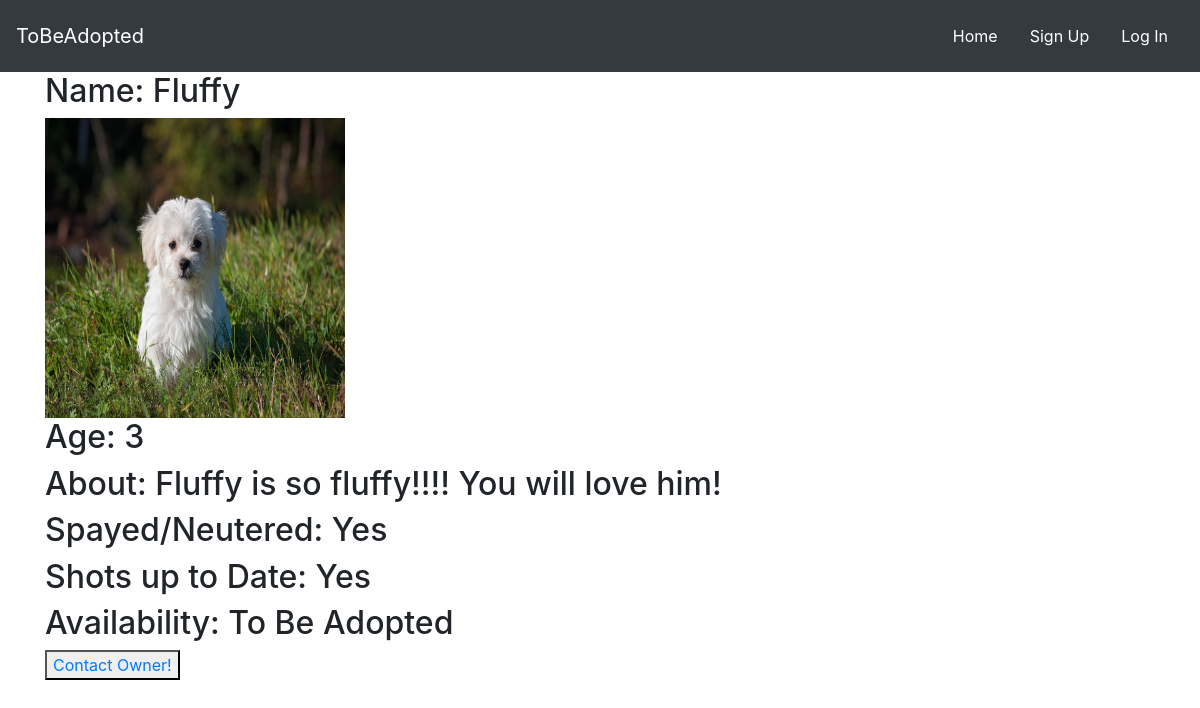
Page /pet/1/ on the earlier database version.
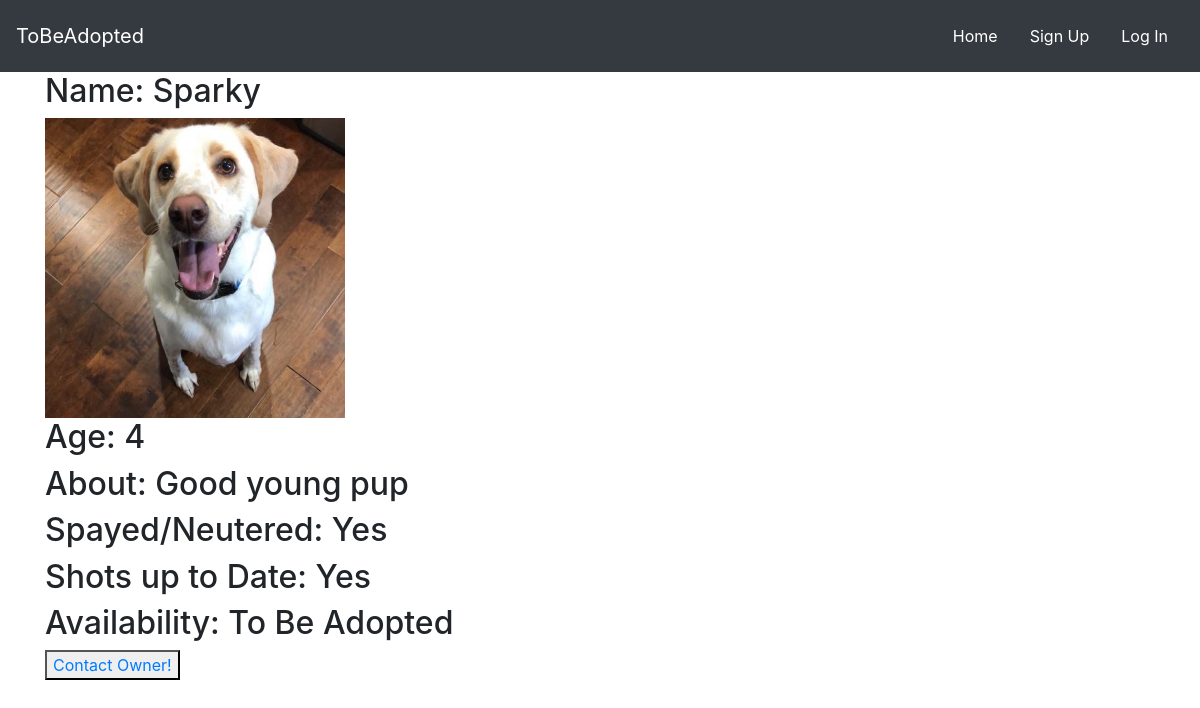
Same page on the later database version.
### pets/models.py (models this page shows, shortened)
class Pet(models.Model):
  PET_CHOICES = [
    ('DOG', 'Dog'),
    ('CAT', 'Cat'),
      ]
  ADOPTION_CHOICES = [
    ('TBA', "To Be Adopted"),
    ('NOA', "Now Officially Adopted"),
      ]
  name = models.CharField(max_length=80)
  age = models.IntegerField()
  pet_type = models.CharField(
      max_length=3, choices=PET_CHOICES, default="DOG")
  post_date = models.DateField(default=timezone.now)
  bio = models.TextField()
  spayed_or_neutered = models.BooleanField(default=False)
  shot_record = models.BooleanField(default=False)
  status = models.CharField(max_length=3, blank=True,
                            choices=ADOPTION_CHOICES, default='TBA')
  pet_image = models.ImageField(blank=False, null=True)
  owner = models.ForeignKey(AUTH_USER_MODEL, related_name='owner', on_delete=models.CASCADE, null=True)

### pets/views.py (the view)
# urls.py: path('pet/<int:pet_id>/', pet_views.pet_detail_view, name='user_detail'),
def pet_detail_view(request, pet_id):
    selected_pet = Pet.objects.get(id=pet_id)
    return render(request, 'pet_detail.html', {'selected_pet': selected_pet})

### templates/pet_detail.html
{% include 'base.html' %}
{% block content %}
    <div class="container">
        <h2>Name: {{ selected_pet.name }}</h2>
        <img src='{{ selected_pet.pet_image.url }}' height=300px width=300px >
        <h2>Age: {{ selected_pet.age }}</h2>
        <h2>About: {{ selected_pet.bio }}</h2>
        {% if selected_pet.spayed_or_neutered == True %}
            <h2>Spayed/Neutered: Yes</h2>
        {% else %}
            <h2>Spayed/Neutered: No</h2>
        {% endif %}
        {% if selected_pet.shot_record == True %}
            <h2>Shots up to Date: Yes</h2>
        {% else %}
            <h2>Shots up to Date: No</h2>
        {% endif %}
        {% if selected_pet.status == 'TBA' %}
            <h2>Availability: To Be Adopted</h2>
        {% else %}
            <h2>Availability: Now Officially Adopted</h2>
        {% endif %}
        <button><a href='/user/{{ selected_pet.owner.id }}'>Contact Owner!</a></button>
    </div>
{% endblock %}

Differences in the rows shown:
changed Pet: name "Fluffy" → "Sparky"; pet_image: a different picture; age "3" → "4"; bio "Fluffy is so fluffy!!!! You will love him!" → "Good young pup"
